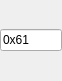
<?xml version="1.0" encoding="UTF-8"?>
<ui version="4.0">
 <class>ByteConverterHex</class>
 <widget class="QWidget" name="ByteConverterHex">
  <property name="geometry">
   <rect>
    <x>0</x>
    <y>0</y>
    <width>62</width>
    <height>81</height>
   </rect>
  </property>
  <property name="maximumSize">
   <size>
    <width>62</width>
    <height>16777215</height>
   </size>
  </property>
  <property name="windowTitle">
   <string>Form</string>
  </property>
  <layout class="QVBoxLayout" name="verticalLayout">
   <property name="leftMargin">
    <number>0</number>
   </property>
   <property name="rightMargin">
    <number>0</number>
   </property>
   <item>
    <widget class="QLineEdit" name="lineEdit">
     <property name="text">
      <string>0x61</string>
     </property>
     <property name="frame">
      <bool>true</bool>
     </property>
    </widget>
   </item>
  </layout>
 </widget>
 <resources/>
 <connections/>
</ui>
